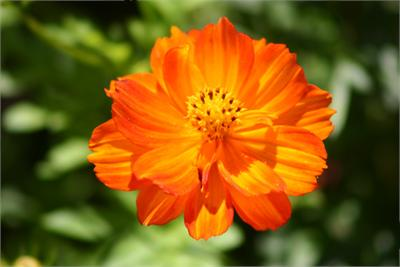
#> input picture flower.jpg, 400 x 267 px
$ python TestSegmentation.py   (Python 2 division)
#> lines starting #> are read from the running program, lines starting #| are printed output that depends on the picture; after the words box and inside, x2 and y2 are one past the last pixel; in counts of white or black regions, pixels touching at a corner belong together
### SightSpotUtil.py
#!/usr/bin/env python

"""
This file contains implementation of few auxiliary algorithms for SightSpotDetector.
"""

__author__    = 'Igor Ryabtsov aka Tinnulion'
__copyright__ = "Copyright (c) 2014"
__license__   = "Apache 2.0"
__version__   = "1.0"

import math
import sys
import numpy
import numpy.linalg
import scipy.ndimage
import scipy.fftpack
from PIL import Image

def _eval_new_orgb_angle(rt, mask, add, mul):
    rt[mask] = add + mul * rt[mask]

def eval_orgb_image(rgb_image):
    """
    Converts specified RGB image to array with oRGB components.

    Parameters
    ----------
    rgb_image : ndarray
        Should be 3 channel RGB image with 8bit per channels

    Returns
    -------
    out : ndarray
        oRGB representation of image.
    """
    assert(len(rgb_image.shape) == 3)
    assert(rgb_image.shape[-1] == 3)
    h, w = rgb_image.shape[0:2]
    orgb_array = numpy.reshape(numpy.array(rgb_image, dtype='float32') / 255.0, (h * w, 3))
    pre_transform = numpy.array([[0.2990, 0.5870, 0.1140], [0.8660, -0.8660, 0.0], [0.5000, 0.5000, -1.0000]])
    orgb_array = numpy.dot(pre_transform, orgb_array.transpose()).transpose()

    rg = orgb_array[:,1]
    yb = orgb_array[:,2]
    t = numpy.arctan2(rg, yb)
    mask_t_vs_0 = (t >= 0.0)
    mask_t_vs_pi_3 = (numpy.abs(t) >= math.pi / 3.0)
    rt = numpy.array(t)

    _eval_new_orgb_angle(rt, mask_t_vs_0 & mask_t_vs_pi_3, 0.25 * math.pi, 0.75)
    _eval_new_orgb_angle(rt, mask_t_vs_0 & ~mask_t_vs_pi_3, 0.0, 1.5)

    _eval_new_orgb_angle(rt, ~mask_t_vs_0 & mask_t_vs_pi_3, -0.25 * math.pi, 0.75)
    _eval_new_orgb_angle(rt, ~mask_t_vs_0 & ~mask_t_vs_pi_3, 0.0, 1.5)

    dt = rt - t
    cos_dt = numpy.cos(dt)
    sin_dt = numpy.sin(dt)
    r_yb = cos_dt * yb - sin_dt * rg
    r_rg = sin_dt * yb + cos_dt * rg

    orgb_array[:,1] = r_rg
    orgb_array[:,2] = r_yb
    orgb_image = orgb_array.reshape(h, w, 3)
    return orgb_image

################################################################################

def _ft_gaussian_blur(fft_image, sigma, pad_x, pad_y, w, h):
    convolved_image =  scipy.ndimage.fourier_gaussian(fft_image, [sigma, sigma, 0.0])
    blurred_image = scipy.fftpack.ifft2(convolved_image, axes=(0, 1)).real
    cut_image = blurred_image[pad_y:pad_y+h, pad_x:pad_x+w,:]
    return cut_image

def eval_saliency_map(orgb_image, small_sigma, large_sigma, params=(0.0, 0.0, 0.0)):
    """
    Calculates raw saliency map from given oRGB image.

    Parameters
    ----------
    orgb_image : ndarray
        Should be 3 channel oRGB image with float32 channels
    small_sigma : float
        Controls blur - it`s best to set ~ 1% of input image dimension.
    large_sigma : float
        Controls blur - it`s best to set ~ 20% of input image dimension.
    params : 3-tuple of floats or 'auto' (can be omited - no correction this way)
        Nonlinear correction is applied to saliency map to make it perceive better.

    Returns
    -------
    out : ndarray
        Raw saliency map of input image.
    """
    assert(len(orgb_image.shape) == 3)
    assert(orgb_image.shape[-1] == 3)
    assert(large_sigma > small_sigma)
    assert((type(params) == tuple and len(params) == 3) or params == 'auto')

    w = orgb_image.shape[1]
    h = orgb_image.shape[0]
    pad_x = w / 8
    pad_y = h / 8
    padded_image = numpy.zeros((h + 2 * pad_y, w + 2 * pad_x, 3), dtype='float32')
    padded_image[pad_y:pad_y+h, pad_x:pad_x+w,:] = orgb_image[:,:,:]
    fft_image = scipy.fftpack.fft2(padded_image, axes=(0, 1))

    small_blur_image_1 = _ft_gaussian_blur(fft_image, 1 * small_sigma, pad_x, pad_y, w, h)
    small_blur_image_2 = _ft_gaussian_blur(fft_image, 2 * small_sigma, pad_x, pad_y, w, h)
    small_blur_image_4 = _ft_gaussian_blur(fft_image, 4 * small_sigma, pad_x, pad_y, w, h)

    large_blur_image_1 = _ft_gaussian_blur(fft_image, 1 * large_sigma, pad_x, pad_y, w, h)
    large_blur_image_2 = _ft_gaussian_blur(fft_image, 2 * large_sigma, pad_x, pad_y, w, h)
    large_blur_image_4 = _ft_gaussian_blur(fft_image, 4 * large_sigma, pad_x, pad_y, w, h)

    difference_1 = small_blur_image_1 - large_blur_image_1
    difference_2 = small_blur_image_2 - large_blur_image_2
    difference_4 = small_blur_image_4 - large_blur_image_4

    saliency_map_1 = numpy.sqrt(numpy.sum(numpy.square(difference_1), axis=2))
    saliency_map_2 = numpy.sqrt(numpy.sum(numpy.square(difference_2), axis=2))
    saliency_map_4 = numpy.sqrt(numpy.sum(numpy.square(difference_4), axis=2))

    saliency_map = (saliency_map_1 + saliency_map_2 + saliency_map_4) / 9.0
    if params == 'auto':
        a = numpy.mean(saliency_map) / 2.0
        b = numpy.std(saliency_map)
        c = 1.0
    else:
        a = float(params[0])
        b = float(params[1])
        c = float(params[2])
    saliency_map_log = 1.0 / (1.0 + numpy.exp(-(saliency_map - b) / a))
    saliency_map_adj = (1.0 - c) * saliency_map + c * saliency_map_log
    return saliency_map_adj

################################################################################

def _get_lowest_grad_pos(orgb_image, x, y):
    nx, ny = int(x + 0.5), int(y + 0.5)
    low_x, high_x = nx - 2, nx+ 3
    assert (low_x >= 0)
    assert (high_x < orgb_image.shape[1])
    low_y, high_y = ny - 2, ny + 3
    assert (low_y >= 0)
    assert (high_y < orgb_image.shape[0])
    neighbor = orgb_image[low_y:high_y, low_x:high_x]
    opt_x, opt_y = nx, ny
    min_grad = sys.float_info.max
    for dy in xrange(1, 4):
        for dx in xrange(1, 4):
            diff_x = numpy.mean(neighbor[dy-1:dy+2, dx-1] - neighbor[dy-1:dy+2, dx+1], axis=0)
            diff_y = numpy.mean(neighbor[dy-1, dx-1:dx+2] - neighbor[dy+1, dx-1:dx+2], axis=0)
            grad = numpy.linalg.norm(diff_x, 2) + numpy.linalg.norm(diff_y, 2)
            if grad < min_grad:
                opt_x, opt_y = nx + dx - 2, ny + dy - 2
                min_grad = grad
    return opt_x, opt_y

def _init_clusters_centers(orgb_image, cell_size):
    width = orgb_image.shape[1]
    height = orgb_image.shape[0]
    cell_number_x = int(float(width) / cell_size - 0.5)
    cell_number_y = int(float(height) / cell_size - 0.5)
    pad_x = 0.5 * (width - cell_number_x * cell_size)
    pad_y = 0.5 * (height - cell_number_y * cell_size)
    assert(pad_x >= 1.0)
    assert(pad_y >= 1.0)
    cluster_centers = []
    for ny in xrange(cell_number_y + 1):
        y = ny * cell_size + pad_y
        for nx in xrange(cell_number_x + 1):
            x = nx * cell_size + pad_x
            lx, ly = _get_lowest_grad_pos(orgb_image, x, y)
            cluster_centers.append((lx, ly, orgb_image[ly, lx]))
    return cluster_centers

def _do_slic_iteration(orgb_image, cell_size, labels, distances, cluster_centers, alpha):
    width = orgb_image.shape[1]
    height = orgb_image.shape[0]
    coordinates = numpy.mgrid[0:height, 0:width].swapaxes(0, 2).swapaxes(0, 1)

    for i in xrange(len(cluster_centers)):
        center_x, center_y = cluster_centers[i][0], cluster_centers[i][1]
        low_x, high_x = int(center_x - cell_size), int(center_x + cell_size + 1)
        low_y, high_y = int(center_y - cell_size), int(center_y + cell_size + 1)
        low_x, high_x = max(0, low_x), min(width, high_x)
        low_y, high_y = max(0, low_y), min(height, high_y)
        window = orgb_image[low_y:high_y, low_x:high_x]
        window_distances = distances[low_y:high_y, low_x:high_x]

        color_diff = window - cluster_centers[i][2]
        color_dist = numpy.sqrt(numpy.sum(numpy.square(color_diff), axis=2)) / 3.0
        mesh_x = numpy.square((numpy.arange(low_x, high_x) - center_x) / cell_size)
        mesh_y = numpy.square((numpy.arange(low_y, high_y) - center_y) / cell_size)
        mesh_xx, mesh_yy = numpy.meshgrid(mesh_x, mesh_y)
        coordinate_dist = numpy.sqrt(mesh_xx + mesh_yy)
        total_dist = (1.0 - alpha) * color_dist + alpha * coordinate_dist

        threshold_idx = (total_dist < window_distances)
        window_distances[threshold_idx] = total_dist[threshold_idx]

        labels[low_y:high_y, low_x:high_x][threshold_idx] = i
        distances[low_y:high_y, low_x:high_x] = window_distances

    for i in xrange(len(cluster_centers)):
        current_cluster_idx = (labels == i)
        cluster_size = numpy.sum(current_cluster_idx)
        if cluster_size != 0:
            new_coordinates = numpy.sum(coordinates[current_cluster_idx], axis=0)
            new_x = new_coordinates[1] / cluster_size
            new_y = new_coordinates[0] / cluster_size
            new_color = numpy.sum(orgb_image[current_cluster_idx], axis=0) / cluster_size
            cluster_centers[i] = (new_x, new_y, new_color)

def _label_unassigned_pixels(labels):
    neg_idx = (labels < 0)
    neg_map = neg_idx.astype('int32')
    labeled_array, num_features = scipy.ndimage.label(neg_map, structure=[[1,1,1],[1,1,1],[1,1,1]])
    labeled_array[neg_idx] += numpy.max(labels)
    labeled_array += labels
    return labeled_array

# [36 lines left out: functions _get_adj_by_direction, _get_adj_matrix, not called in this run]

def _get_component_masks(labels, number_of_clusters):
    labels_masks = []
    for i in xrange(number_of_clusters):
        labels_masks.append(labels == i)
    return labels_masks

def _find_broken(labels, number_of_clusters, masks, cluster_centers, cell_size):
    min_area = int(0.1 * cell_size * cell_size + 0.5)
    is_broken = numpy.array([True] * number_of_clusters, dtype='bool')
    for center in cluster_centers:
        x, y = center[0], center[1]
        is_broken[labels[y, x]] = False
    for i in xrange(number_of_clusters):
        component_idx = masks[i]
        if numpy.sum(component_idx) < min_area:
            is_broken[i] = True
    return list(numpy.arange(0, number_of_clusters)[is_broken])

# [8 lines left out: function _get_cluster_colors, not called in this run]

def _enforce_connectivity(orgb_image, labels, cluster_centers, cell_size):
    labels = _label_unassigned_pixels(labels)
    number_of_clusters = numpy.max(labels) + 1
    masks = _get_component_masks(labels, number_of_clusters)
    broken_clusters = _find_broken(labels, number_of_clusters, masks, cluster_centers, cell_size)
    if len(broken_clusters) > 0:
        adj_matrix = _get_adj_matrix(labels, number_of_clusters)
        cluster_colors = _get_cluster_colors(orgb_image, number_of_clusters, masks)
        for i in broken_clusters:
            current_color = cluster_colors[i]
            cluster_idx = masks[i]
            adj_clusters = adj_matrix[i]
            new_label = i
            min_distance = sys.float_info.max
            for j in adj_clusters:
                cluster_color = cluster_colors[j]
                distance = numpy.sqrt(numpy.sum(numpy.square(cluster_color - current_color))) / 3.0
                if distance < min_distance:
                    min_distance = distance
                    new_label = j
            labels[cluster_idx] = new_label
    unique_labels = numpy.unique(labels)
    mapping = numpy.zeros(number_of_clusters, dtype='int32')
    for i in xrange(len(unique_labels)):
        mapping[unique_labels[i]] = i
    labels = mapping[labels]
    return labels

def eval_slic_map(orgb_image, cell_size, alpha, iteration_number=16):
    """
    Calculates segmentation map of given oRGB image by SLIC algorithm.

    Parameters
    ----------
    orgb_image : ndarray
        Should be 3 channel oRGB image with float32 channels
    cell_size : int
        Controls number of clusters.
    alpha : float
        Define what is more important - cluster compactness or color similarity.
    iteration_number : int
        Number of iteration. Default value is 16.

    Returns
    -------
    out : ndarray
        Segmentation labels map for each pixel.
    """
    assert(cell_size >= 4.0)
    cluster_centers = _init_clusters_centers(orgb_image, cell_size)
    for k in xrange(iteration_number):
        labels = -1 * numpy.ones(orgb_image.shape[:2], dtype='int32')
        distances = sys.float_info.max * numpy.ones(orgb_image.shape[:2], dtype='float32')
        _do_slic_iteration(orgb_image, cell_size, labels, distances, cluster_centers, alpha)
    labels = _enforce_connectivity(orgb_image, labels, cluster_centers, cell_size)
    return labels

################################################################################

# [44 lines left out: functions _get_heatmap_palette, eval_heatmap, not called in this run]

def combine_saliency_and_segmentation(saliency_map, segmentation_map):
    """
    Combines saliency map and segmentation map producing pixel-precise segmentation.

    Parameters
    ----------
    saliency_map : ndarray
        Should be 2D-array with [0, 1] items.
    segmentation_map : ndarray
        Should be 2D-array with nonnegative integer items.

    Returns
    -------
    out : ndarray
        New saliency map with pixel precision.
    """
    palette = scipy.ndimage.mean(saliency_map, segmentation_map, numpy.arange(0, numpy.max(segmentation_map) + 1))
    palette = numpy.array(palette)
    return palette[segmentation_map]

################################################################################

def _estimate_threshold(saliency_map):
    return 1.2 * numpy.mean(saliency_map)

# [118 lines left out: functions _get_salient_mask, threshold, remove_background, detect_bounds, detect_objects, not called in this run]

# [2 lines that do not run on import are left out]

### TestSegmentation.py
#!/usr/bin/env python

"""
Test class.
"""

__author__    = 'Igor Ryabtsov aka Tinnulion'
__copyright__ = 'Copyright (c) 2014'
__license__   = 'Apache 2.0'
__version__   = '1.0'

import random
import time
import numpy
from PIL import Image
import SightSpotUtil

def _visualize_clusters(segmentation_map):
    cluster_number = numpy.max(segmentation_map) + 2
    palette_items = []
    for i in xrange(cluster_number):
        r = random.randrange(256)
        g = random.randrange(256)
        b = random.randrange(256)
        palette_items.append((r, g, b))
    palette = numpy.array(palette_items, dtype='uint8')
    visualization = palette[segmentation_map + 1]
    return Image.fromarray(visualization)

def _visualize_contours(rgb_image, segmentation_map, color):
    neighbors_x = [-1, 0, 1, 1, 1, 0, -1, -1]
    neighbors_y = [-1, -1, -1, 0, 1, 1, 1, 0]
    width = segmentation_map.shape[1]
    height = segmentation_map.shape[0]
    contours = numpy.zeros((height, width), numpy.bool)
    for y in xrange(1, height - 1):
        for x in xrange(1, width - 1):
            for dx, dy in zip(neighbors_x, neighbors_y):
                nx, ny = x + dx, y + dy
                if segmentation_map[ny, nx] != segmentation_map[y, x]:
                    contours[y, x] = True
                    contours[ny, nx] = True
    visualization = numpy.array(rgb_image, 'uint8')
    visualization[contours] = color
    visualization.astype('uint8')
    return Image.fromarray(visualization)

def _visualize_averaging(rgb_image, segmentation_map):
    cluster_number = numpy.max(segmentation_map) + 2
    palette_items = []
    for i in xrange(cluster_number):
        cluster_idx = (segmentation_map == i - 1)
        cluster_size = numpy.sum(cluster_idx)
        if cluster_size == 0:
            palette_items.append((0, 0, 0))
        else:
            avg = numpy.sum(rgb_image[cluster_idx], axis=0) / cluster_size
            palette_items.append(tuple(avg))
    palette = numpy.array(palette_items, dtype='uint8')
    visualization = palette[segmentation_map + 1]
    return Image.fromarray(visualization)

if __name__ == '__main__':
    print 'Segmentation of test image:'
    image = Image.open('flower.jpg')
#> image is the input picture: PIL image 400x267 RGB; mean R, G, B 126.2, 89.2, 20.1
    rgb_image = numpy.asarray(image, dtype='float32')
    orgb_image = SightSpotUtil.eval_orgb_image(rgb_image)

    start = time.clock()
    segmentation_map = SightSpotUtil.eval_slic_map(orgb_image, 32.0, 0.25, 4)
#> in _label_unassigned_pixels, `neg_idx = (labels < 0)`: neg_idx: shape (267, 400) bool; every value is 0
#> in _label_unassigned_pixels, `neg_map = neg_idx.astype('int32')`: neg_map: shape (267, 400) int32; every value is 0
#> in _label_unassigned_pixels, `labeled_array += labels`:
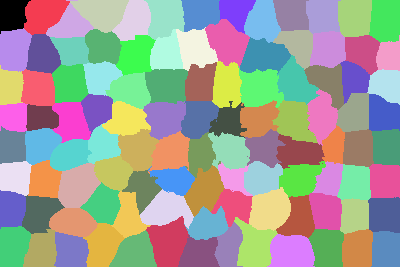
#> labeled_array: shape (267, 400) int32; 104 distinct labels, from 0 to 103; one colour per label, 0 black
#> the loop in _get_component_masks, `for i in xrange(number_of_clusters):` made 104 passes
#> the loop in _find_broken, `for center in cluster_centers:` made 104 passes
#> center on passes 1 to 12: (12, 14, [0.325, -0.0965, 0.219]), (43, 14, [0.153, -0.0469, 0.142]), (69, 24, [0.377, -0.108, 0.248]), (101, 12, [0.0696, -0.0241, 0.0546]), (133, 20, [0.24, -0.0821, 0.197]), (164, 17, [0.477, -0.125, 0.346]), (199, 13, [0.503, -0.0557, 0.28]), (235, 11, [0.345, -0.0511, 0.17]), (262, 21, [0.248, -0.0728, 0.154]), (291, 14, [0.335, -0.103, 0.149]), (322, 15, [0.18, -0.0908, 0.126]), (354, 17, [0.0919, -0.0341, 0.0745])
#> the loop in _find_broken, `for i in xrange(number_of_clusters):` made 104 passes
#> pass 1, in _find_broken, `component_idx = masks[i]`:
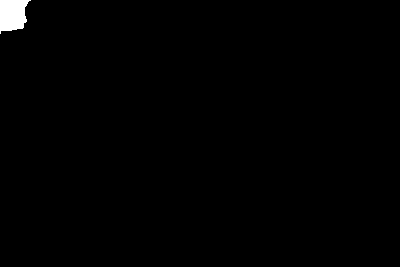
#> component_idx: shape (267, 400) bool; 0.73% white; 1 white region, box (x1, y1, x2, y2) and area: (0, 0, 31, 34) 781
#> the loop in _enforce_connectivity, `for i in xrange(len(unique_labels)):` made 104 passes
    print 'Segmentation map extracted in', time.clock() - start, 'sec.'
    print 'Segment number:', numpy.max(segmentation_map) + 1
#| Segment number: 104

    _visualize_clusters(segmentation_map).show('Clusters in random colors')
#> the loop in _visualize_clusters, `for i in xrange(cluster_number):` made 105 passes
    _visualize_contours(rgb_image, segmentation_map, (255, 255, 0)).show('Cluster contours')
#> after the loop in _visualize_contours, `for y in xrange(1, height - 1):`: contours: shape (267, 400) bool; 14.2% white in thin lines or dots
#> in _visualize_contours, `visualization[contours] = color`: visualization: shape (267, 400, 3); 14.24% of pixels changed, all inside (x1, y1, x2, y2) = (0, 0, 400, 267)
    _visualize_averaging(rgb_image, segmentation_map).show('Averaging')
#> the loop in _visualize_averaging, `for i in xrange(cluster_number):` made 105 passes

    print 'Use segmentation to improve clustering...'
    saliency_map = SightSpotUtil.eval_saliency_map(orgb_image, 3.0, 60.0, 'auto')
#> in eval_saliency_map, `difference_2 = small_blur_image_2 - large_blur_image_2`:
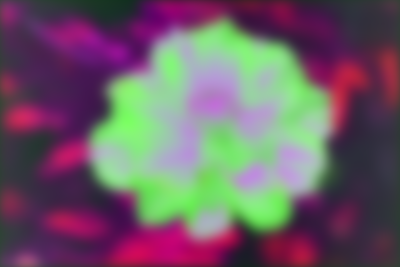
#> difference_2: shape (267, 400, 3) float32; mean of channels 0, 1, 2 0.102, 0.0439, 0.0782; drawn with min black and max white
#> in eval_saliency_map, `difference_4 = small_blur_image_4 - large_blur_image_4`:
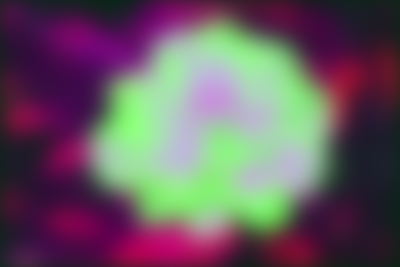
#> difference_4: shape (267, 400, 3) float32; mean of channels 0, 1, 2 0.112, 0.0636, 0.0899; drawn with min black and max white
#> in eval_saliency_map, `saliency_map_4 = numpy.sqrt(numpy.sum(numpy.square(difference_4), axis..`:
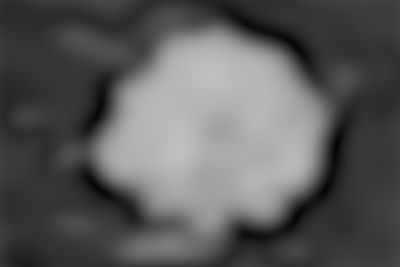
#> saliency_map_4: shape (267, 400) float32; min 0.0098, max 0.75, mean 0.357
#> in eval_saliency_map, `saliency_map = (saliency_map_1 + saliency_map_2 + saliency_map_4) / 9.0`:
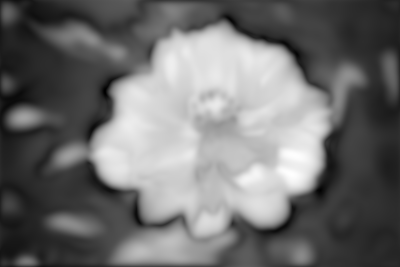
#> saliency_map: shape (267, 400) float32; min 0.0224, max 0.22, mean 0.109; drawn with min black and max white
    precise_saliency_map = SightSpotUtil.combine_saliency_and_segmentation(saliency_map, segmentation_map)
#> in combine_saliency_and_segmentation, `return palette[segmentation_map]`:
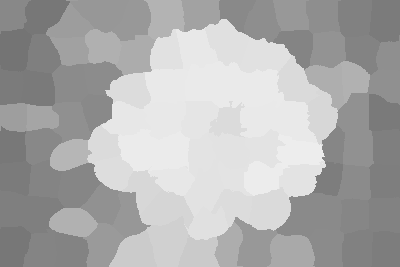
#> returned value: shape (267, 400) float64; min 0.459, max 0.93, mean 0.685
    precise_saliency_image = Image.fromarray(precise_saliency_map * 255)
    precise_saliency_image.show('Pixel-precise saliency image')
